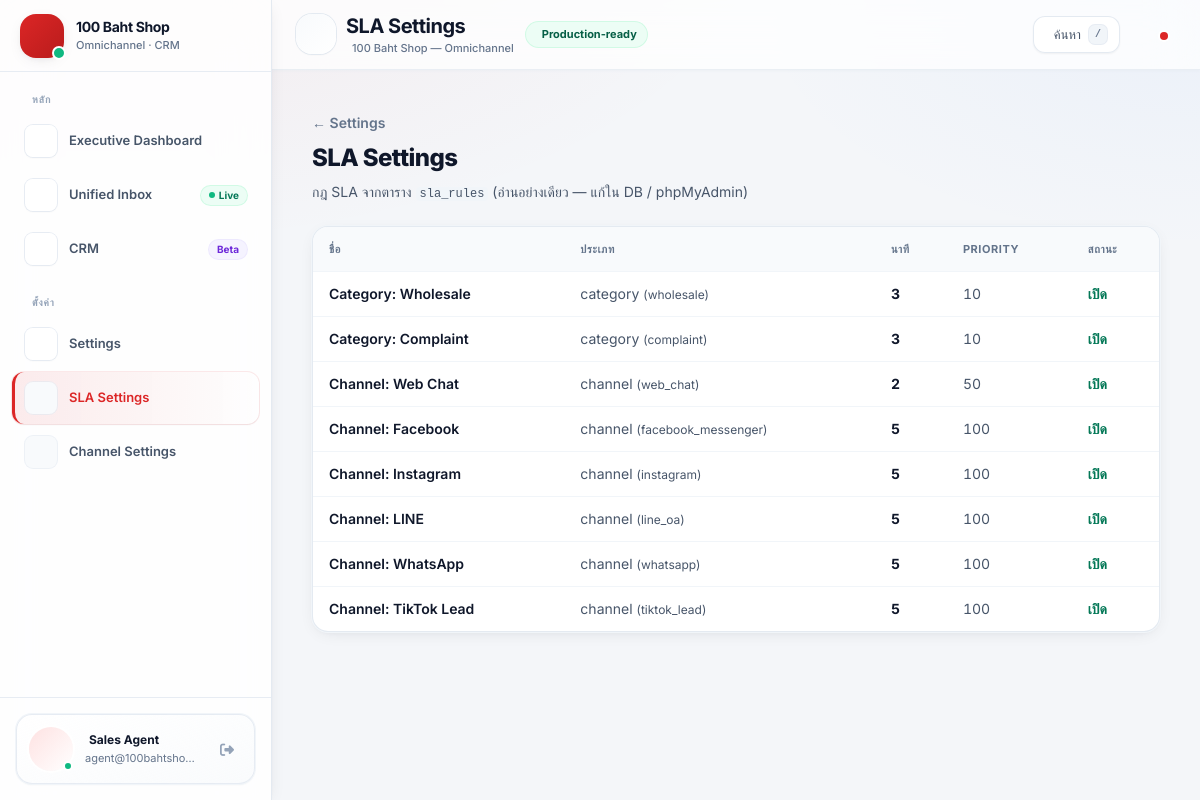
Screenshot of /settings/sla (signed in) with the database file from the repository.
### tables this page shows
CREATE TABLE `sla_rules` (
  `id` INT UNSIGNED NOT NULL AUTO_INCREMENT,
  `name` VARCHAR(80) NOT NULL,
  `rule_kind` ENUM('channel','category') NOT NULL DEFAULT 'channel',
  `channel_code` VARCHAR(32) DEFAULT NULL COMMENT 'web_chat, line_oa, ...',
  `category` VARCHAR(32) DEFAULT NULL COMMENT 'wholesale, complaint',
  `minutes` SMALLINT UNSIGNED NOT NULL,
  `priority` SMALLINT UNSIGNED NOT NULL DEFAULT 100 COMMENT 'น้อยกว่า = ใช้ก่อน',
  `is_active` TINYINT(1) NOT NULL DEFAULT 1,
  `created_at` DATETIME NOT NULL DEFAULT CURRENT_TIMESTAMP,
  PRIMARY KEY (`id`),
  KEY `idx_sla_channel` (`channel_code`),
  KEY `idx_sla_cat` (`category`)
);

### helpers/View.php (called while the page is built, shortened)
<?php
final class View
{
    private static string $base = '';
    public static function setBase(string $path): void
    {
        self::$base = rtrim($path, DIRECTORY_SEPARATOR);
    }
    public static function render(string $view, array $data = []): void
    {
        $file = self::$base . DIRECTORY_SEPARATOR . str_replace('/', DIRECTORY_SEPARATOR, $view) . '.php';
        extract($data, EXTR_SKIP);
        include $file;
    }
}

### controllers/SettingsController.php (called while the page is built, shortened)
<?php
final class SettingsController
{
    private function appConfig(): array
    {
        return require dirname(__DIR__) . '/config/app.php';
    }
    public function sla(): void
    {
        $app = $this->appConfig();
        $rules = [];
        $dbError = null;
        try {
            $pdo = \App\Helpers\Db::pdo();
            $st = $pdo->query(
                'SELECT id, name, rule_kind, channel_code, category, minutes, priority, is_active
                 FROM sla_rules ORDER BY priority ASC, id ASC'
            );
            $rules = $st->fetchAll(\PDO::FETCH_ASSOC);
        } catch (Throwable $e) {
            $dbError = !empty($app['debug']) ? $e->getMessage() : 'โหลดข้อมูลไม่สำเร็จ';
        }
        View::render('layouts/app', [
            'title' => 'SLA Settings',
            'appName' => (string) ($app['name'] ?? 'Omnichannel'),
            'navActive' => 'settings-sla',
            'contentView' => 'settings/sla',
            'contentData' => [
                'rules' => $rules,
                'dbError' => $dbError,
            ],
        ]);
    }
}

### index.php (called while the page is built, shortened)
<?php
$app = require __DIR__ . '/config/app.php';
$router = require __DIR__ . '/routes.php';
$router->setBasePath((string) ($app['base_path'] ?? ''));
$router->dispatch($_SERVER['REQUEST_URI'] ?? '/');

### config/app.php (called while the page is built, shortened)
<?php
$local = [];
$localFile = dirname(__DIR__) . '/config/local.php';
return array_merge([
    'name' => '100 Baht Shop — Omnichannel',
    'env' => getenv('APP_ENV') ?: 'local',
    'debug' => filter_var(getenv('APP_DEBUG') ?: 'true', FILTER_VALIDATE_BOOLEAN),
    'url' => rtrim(getenv('APP_URL') ?: 'http://localhost/omnichannel', '/'),
    'base_path' => getenv('APP_BASE_PATH') !== false && getenv('APP_BASE_PATH') !== ''
        ? rtrim((string) getenv('APP_BASE_PATH'), '/')
        : '/omnichannel',
    'timezone' => 'Asia/Bangkok',
    'allow_dev_auto_login' => filter_var(getenv('ALLOW_DEV_AUTO_LOGIN') ?: 'false', FILTER_VALIDATE_BOOLEAN),
    'dev_impersonate_user_id' => (int) (getenv('DEV_USER_ID') ?: 1),
    'session_name' => getenv('SESSION_NAME') !== false && getenv('SESSION_NAME') !== ''
        ? (string) getenv('SESSION_NAME')
        : 'OMNI_SESSID',
    'session_cookie_lifetime' => (int) (getenv('SESSION_LIFETIME') !== false ? getenv('SESSION_LIFETIME') : 0),
    'session_cookie_secure' => getenv('SESSION_SECURE') !== false && getenv('SESSION_SECURE') !== ''
        ? filter_var(getenv('SESSION_SECURE'), FILTER_VALIDATE_BOOLEAN)
        : null,
    'session_samesite' => getenv('SESSION_SAMESITE') !== false && getenv('SESSION_SAMESITE') !== ''
        ? (string) getenv('SESSION_SAMESITE')
        : 'Lax',
    'facebook' => [
        'page_access_token' => getenv('FB_PAGE_ACCESS_TOKEN') ?: '',
        'verify_token' => getenv('FB_VERIFY_TOKEN') ?: '',
        'app_secret' => getenv('FB_APP_SECRET') ?: '',
        'page_id' => getenv('FB_PAGE_ID') ?: '',
        'app_id' => getenv('FB_APP_ID') ?: '',
        'graph_version' => getenv('FB_GRAPH_VERSION') ?: 'v21.0',
        'default_branch_id' => (int) (getenv('FB_DEFAULT_BRANCH_ID') ?: 1),
        'webhook_trust_unsigned' => filter_var(getenv('FB_WEBHOOK_TRUST_UNSIGNED') ?: 'false', FILTER_VALIDATE_BOOLEAN),
    ],
], $local);

### helpers/Url.php (called while the page is built, shortened)
<?php
final class Url
{
    public static function base(): string
    {
        static $cached = null;
        if ($cached !== null) {
            return $cached;
        }
        $cfg = require dirname(__DIR__) . '/config/app.php';
        $cached = rtrim((string) ($cfg['base_path'] ?? ''), '/');
        return $cached;
    }
    public static function to(string $path): string
    {
        $path = '/' . ltrim($path, '/');
        $b = self::base();
        return $b === '' ? $path : $b . $path;
    }
}

### views/settings/sla.php (the view, shortened to what this page needs)
<section class="mx-auto max-w-4xl space-y-6">
    <div>
        <a href="<?= htmlspecialchars(Url::to('/settings'), ENT_QUOTES, 'UTF-8') ?>" class="text-sm font-semibold text-slate-500 hover:text-brand">&larr; Settings</a>
        <h2 class="mt-2 text-2xl font-extrabold tracking-tight text-slate-900">SLA Settings</h2>
        <p class="mt-2 text-sm text-slate-600">กฎ SLA จากตาราง <code class="rounded bg-slate-100 px-1 text-xs">sla_rules</code> (อ่านอย่างเดียว — แก้ใน DB / phpMyAdmin)</p>
    </div>
    <?php if ($dbError !== null) : ?>
        <div class="rounded-xl border border-red-200 bg-red-50 px-4 py-3 text-sm text-red-800"><?= htmlspecialchars($dbError, ENT_QUOTES, 'UTF-8') ?></div>
    <?php else : ?>
        <div class="overflow-hidden rounded-2xl border border-slate-200/90 bg-white shadow-soft ring-1 ring-slate-100">
            <table class="w-full text-left text-sm">
                <thead class="border-b border-slate-100 bg-slate-50/90 text-[11px] font-bold uppercase tracking-wider text-slate-500">
                    <tr>
                        <th class="px-4 py-3">ชื่อ</th>
                        <th class="px-4 py-3">ประเภท</th>
                        <th class="px-4 py-3">นาที</th>
                        <th class="px-4 py-3">Priority</th>
                        <th class="px-4 py-3">สถานะ</th>
                    </tr>
                </thead>
                <tbody class="divide-y divide-slate-100">
                    <?php foreach ($rules as $r) : ?>
                        <tr class="hover:bg-slate-50/80">
                            <td class="px-4 py-3 font-semibold text-slate-900"><?= htmlspecialchars((string) ($r['name'] ?? ''), ENT_QUOTES, 'UTF-8') ?></td>
                            <td class="px-4 py-3 text-slate-600">
                                <?= htmlspecialchars((string) ($r['rule_kind'] ?? ''), ENT_QUOTES, 'UTF-8') ?>
                                <?php if (!empty($r['channel_code'])) : ?>
                                    <span class="text-xs">(<?= htmlspecialchars((string) $r['channel_code'], ENT_QUOTES, 'UTF-8') ?>)</span>
                                <?php elseif (!empty($r['category'])) : ?>
                                    <span class="text-xs">(<?= htmlspecialchars((string) $r['category'], ENT_QUOTES, 'UTF-8') ?>)</span>
                                <?php endif; ?>
                            </td>
                            <td class="px-4 py-3 font-bold tabular-nums"><?= (int) ($r['minutes'] ?? 0) ?></td>
                            <td class="px-4 py-3 tabular-nums text-slate-600"><?= (int) ($r['priority'] ?? 0) ?></td>
                            <td class="px-4 py-3">
                                <?= !empty($r['is_active']) ? '<span class="text-emerald-700 font-bold">เปิด</span>' : '<span class="text-slate-400">ปิด</span>' ?>
                            </td>
                        </tr>
                    <?php endforeach; ?>
                </tbody>
            </table>
        </div>
    <?php endif; ?>
</section>

### assets/css/app.css (style rules this page uses)
:root { --app-bg: #f4f6f9; --app-surface: #ffffff; --app-border: rgba(15, 23, 42, 0.08); --app-border-strong: rgba(15, 23, 42, 0.12); --app-shadow-sm: 0 1px 2px rgba(15, 23, 42, 0.05); --app-shadow-md: 0 4px 16px -4px rgba(15, 23, 42, 0.08), 0 8px 32px -12px rgba(15, 23, 42, 0.06); --app-shadow-lg: 0 12px 40px -16px rgba(15, 23, 42, 0.12); --app-ring-brand: rgba(220, 38, 38, 0.12); --app-radius: 1rem; --app-radius-lg: 1.25rem; }
body.app-shell { font-feature-settings: "cv02", "cv03", "cv04", "cv11"; background-color: var(--app-bg); background-image: radial-gradient(1200px 600px at 10% -10%, rgba(220, 38, 38, 0.06), transparent 55%), radial-gradient(900px 500px at 100% 0%, rgba(59, 130, 246, 0.05), transparent 50%); background-attachment: fixed; }

### rows the page displays
sla_rules: name "Category: Wholesale", rule_kind "category", category "wholesale", minutes "3", priority "10", is_active "เปิด"
sla_rules: name "Category: Complaint", rule_kind "category", category "complaint", minutes "3", priority "10", is_active "เปิด"
sla_rules: name "Channel: Web Chat", rule_kind "channel", channel_code "web_chat", minutes "2", priority "50", is_active "เปิด"
sla_rules: name "Channel: Facebook", rule_kind "channel", channel_code "facebook_messenger", minutes "5", priority "100", is_active "เปิด"
sla_rules: name "Channel: Instagram", rule_kind "channel", channel_code "instagram", minutes "5", priority "100", is_active "เปิด"
sla_rules: name "Channel: LINE", rule_kind "channel", channel_code "line_oa", minutes "5", priority "100", is_active "เปิด"
sla_rules: name "Channel: WhatsApp", rule_kind "channel", channel_code "whatsapp", minutes "5", priority "100", is_active "เปิด"
sla_rules: name "Channel: TikTok Lead", rule_kind "channel", channel_code "tiktok_lead", minutes "5", priority "100", is_active "เปิด"

### other values shown
$authUserName "Sales Agent"
$authUserEmail "agent@100bahtsho…"
$title "SLA Settings"
$appName "100 Baht Shop — Omnichannel"
